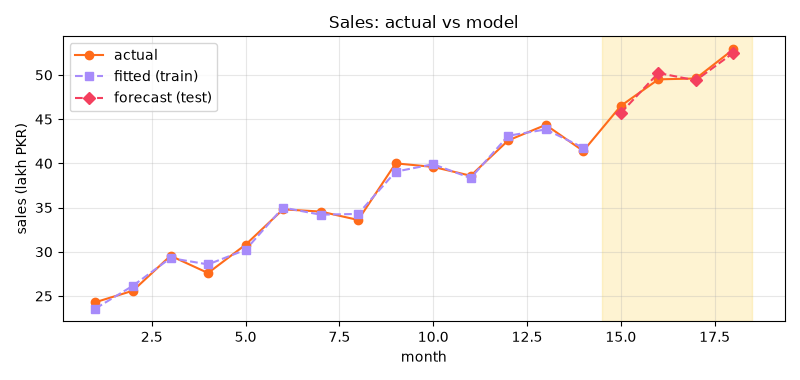

Reproduce this figure in Python.
"""
Session 3 · Mini project: advertising-spend sales forecaster
-----------------------------------------------------------
A small online clothing brand logged 18 months of advertising spend on two
channels (social media and search ads, thousand PKR) and monthly sales
(lakh PKR). Build a reusable forecaster that:
  * implements multiple linear regression from scratch with the NORMAL EQUATION
        beta = (X^T X)^(-1) X^T y
  * reports coefficients, R^2, adjusted R^2 and RMSE
  * checks itself against numpy.linalg.lstsq
  * uses a train/test split (first 14 months train, last 4 test) to measure
    honest out-of-sample error
  * answers a budget question: where should the next 10k of ads go?
and saves an actual-vs-predicted chart: session-03_project_sales_forecaster.png

Run:  python session-03_project_sales_forecaster.py
"""
import numpy as np
import matplotlib
matplotlib.use("Agg")
import matplotlib.pyplot as plt


class LinearRegressionScratch:
    """Ordinary least squares with an intercept, solved by the normal equation."""

    def fit(self, X, y):
        X1 = np.column_stack([np.ones(len(X)), X])          # add the intercept column
        self.beta = np.linalg.solve(X1.T @ X1, X1.T @ y)    # solve() is safer than inv()
        self.n, self.k = X.shape
        resid = y - X1 @ self.beta
        self.r2 = 1 - (resid ** 2).sum() / ((y - y.mean()) ** 2).sum()
        self.adj_r2 = 1 - (1 - self.r2) * (self.n - 1) / (self.n - self.k - 1)
        return self

    def predict(self, X):
        return np.column_stack([np.ones(len(X)), X]) @ self.beta


social = np.array([20, 25, 30, 22, 35, 40, 28, 45, 50, 38, 55, 60, 42, 48, 65, 58, 70, 62], dtype=float)
search = np.array([10, 12, 15, 18, 14, 20, 25, 16, 22, 30, 18, 24, 35, 28, 26, 38, 30, 40], dtype=float)
noise = np.array([0.8, -0.5, 0.3, -0.9, 0.6, -0.2, 0.4, -0.7, 0.9, -0.3, 0.2, -0.6, 0.5, -0.4, 0.7, -0.8, 0.1, 0.3])
sales = 12 + 0.30 * social + 0.55 * search + noise            # the 'true' process, unknown to the model
X = np.column_stack([social, search])

# ---- Fit on all data and verify against numpy ------------------------------------
m = LinearRegressionScratch().fit(X, sales)
ref, *_ = np.linalg.lstsq(np.column_stack([np.ones(len(X)), X]), sales, rcond=None)
print("Coefficients (intercept, social, search)")
print("  scratch:", np.round(m.beta, 4))
print("  lstsq  :", np.round(ref, 4), "-> match:", np.allclose(m.beta, ref))
print(f"  R^2 = {m.r2:.4f}, adjusted R^2 = {m.adj_r2:.4f}")

# ---- Honest evaluation on unseen months -------------------------------------------
train, test = slice(0, 14), slice(14, 18)
mt = LinearRegressionScratch().fit(X[train], sales[train])
pred = mt.predict(X[test])
rmse = np.sqrt(np.mean((sales[test] - pred) ** 2))
mape = np.mean(np.abs((sales[test] - pred) / sales[test])) * 100
print("\nTrain on months 1-14, test on 15-18")
for mo, a, p in zip(range(15, 19), sales[test], pred):
    print(f"  month {mo}: actual {a:6.2f}  predicted {p:6.2f}  error {a - p:+.2f}")
print(f"  test RMSE = {rmse:.3f} lakh, MAPE = {mape:.2f}%")

# ---- Budget question --------------------------------------------------------------
b_social, b_search = m.beta[1], m.beta[2]
print(f"\nNext 10k on social adds about {10 * b_social:.2f} lakh; on search about {10 * b_search:.2f} lakh.")
print("Recommendation:", "search ads" if b_search > b_social else "social media",
      "(within the observed spending range only - returns usually diminish at higher spend).")

fig, ax = plt.subplots(figsize=(8, 3.8))
months = np.arange(1, 19)
ax.plot(months, sales, "o-", color="#FF6B1A", label="actual")
ax.plot(months[train], mt.predict(X[train]), "s--", color="#A78BFA", label="fitted (train)")
ax.plot(months[test], pred, "D--", color="#F43F5E", label="forecast (test)")
ax.axvspan(14.5, 18.5, color="#FCD34D", alpha=0.25)
ax.set_xlabel("month"); ax.set_ylabel("sales (lakh PKR)"); ax.set_title("Sales: actual vs model")
ax.legend(); ax.grid(alpha=0.3)
fig.tight_layout(); fig.savefig("session-03_project_sales_forecaster.png", dpi=100)
print("Saved chart: session-03_project_sales_forecaster.png")
